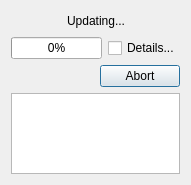
<?xml version="1.0" encoding="UTF-8"?>
<ui version="4.0">
 <class>UpdateDialog</class>
 <widget class="QDialog" name="UpdateDialog">
  <property name="geometry">
   <rect>
    <x>0</x>
    <y>0</y>
    <width>188</width>
    <height>185</height>
   </rect>
  </property>
  <property name="windowTitle">
   <string>Dialog</string>
  </property>
  <property name="windowIcon">
   <iconset>
    <normaloff>:/rss_alt_32x32.png</normaloff>:/rss_alt_32x32.png</iconset>
  </property>
  <layout class="QVBoxLayout" name="verticalLayout_2">
   <item>
    <layout class="QVBoxLayout" name="verticalLayout">
     <item>
      <layout class="QHBoxLayout" name="horizontalLayout">
       <item>
        <spacer name="horizontalSpacer">
         <property name="orientation">
          <enum>Qt::Horizontal</enum>
         </property>
         <property name="sizeHint" stdset="0">
          <size>
           <width>40</width>
           <height>20</height>
          </size>
         </property>
        </spacer>
       </item>
       <item>
        <widget class="QLabel" name="label">
         <property name="text">
          <string>Updating...</string>
         </property>
        </widget>
       </item>
       <item>
        <spacer name="horizontalSpacer_2">
         <property name="orientation">
          <enum>Qt::Horizontal</enum>
         </property>
         <property name="sizeHint" stdset="0">
          <size>
           <width>40</width>
           <height>20</height>
          </size>
         </property>
        </spacer>
       </item>
      </layout>
     </item>
     <item>
      <layout class="QHBoxLayout" name="horizontalLayout_2">
       <item>
        <widget class="QProgressBar" name="progressBar">
         <property name="value">
          <number>0</number>
         </property>
         <property name="textVisible">
          <bool>true</bool>
         </property>
         <property name="invertedAppearance">
          <bool>false</bool>
         </property>
         <property name="format">
          <string>%p%</string>
         </property>
        </widget>
       </item>
       <item>
        <spacer name="horizontalSpacer_3">
         <property name="orientation">
          <enum>Qt::Horizontal</enum>
         </property>
         <property name="sizeHint" stdset="0">
          <size>
           <width>40</width>
           <height>20</height>
          </size>
         </property>
        </spacer>
       </item>
       <item>
        <widget class="QCheckBox" name="checkBoxDetails">
         <property name="text">
          <string>Details...</string>
         </property>
        </widget>
       </item>
      </layout>
     </item>
     <item>
      <layout class="QHBoxLayout" name="horizontalLayout_3">
       <item>
        <spacer name="horizontalSpacer_4">
         <property name="orientation">
          <enum>Qt::Horizontal</enum>
         </property>
         <property name="sizeHint" stdset="0">
          <size>
           <width>40</width>
           <height>20</height>
          </size>
         </property>
        </spacer>
       </item>
       <item>
        <widget class="QPushButton" name="pushButtonAbort">
         <property name="text">
          <string>Abort</string>
         </property>
        </widget>
       </item>
      </layout>
     </item>
     <item>
      <spacer name="verticalSpacer">
       <property name="orientation">
        <enum>Qt::Vertical</enum>
       </property>
       <property name="sizeHint" stdset="0">
        <size>
         <width>20</width>
         <height>40</height>
        </size>
       </property>
      </spacer>
     </item>
     <item>
      <widget class="QTextEdit" name="textEdit"/>
     </item>
    </layout>
   </item>
  </layout>
 </widget>
 <resources/>
 <connections/>
</ui>
